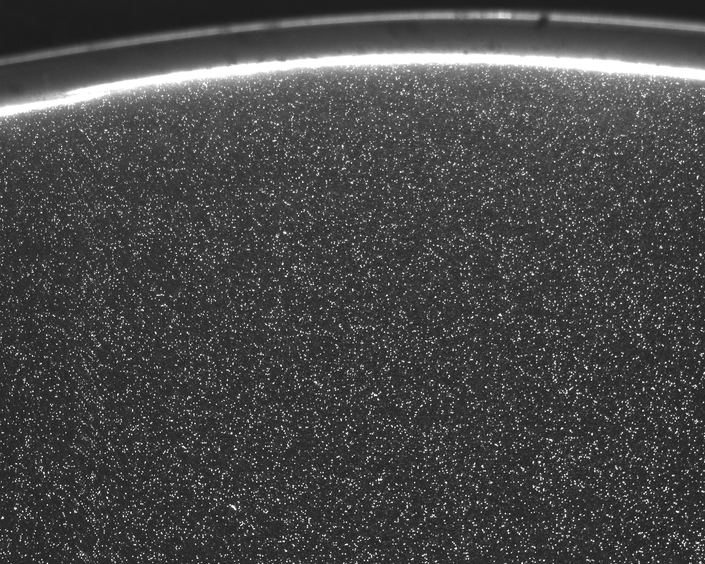
#> input picture PIV_1.bmp, 705 x 564 px, shrunk from 1280 x 1024 before the run
$ python PIV_Blood_Flow_Analysis.py
#> lines starting #> are read from the running program, lines starting #| are printed output that depends on the picture; long printed decimals are rounded

# PIV analysis for two grayscale BMP images (PIV_1.bmp then PIV_2.bmp)
# Requires: numpy, pandas, scipy, opencv-python, matplotlib, pillow
# Install: pip install numpy pandas scipy opencv-python matplotlib pillow
# Run in the folder containing PIV_1.bmp and PIV_2.bmp.

import os
try:
    import cv2
except ImportError:
    cv2 = None
import numpy as np
import pandas as pd
import matplotlib.pyplot as plt
from PIL import Image
from scipy.signal import fftconvolve
from scipy.ndimage import median_filter, gaussian_filter, distance_transform_edt

DT = 0.300
PIXEL_SIZE = 1.4e-6
RHO_BLOOD = 1060.0
MU_BLOOD = 0.0035
WINDOW = 64
OVERLAP = 32
Y_START = 160  # excludes the bright upper wall/boundary

def preprocess(im):
    if cv2 is not None:
        bg = cv2.GaussianBlur(im, (0, 0), sigmaX=12)
    else:
        bg = gaussian_filter(im, sigma=12)
    hp = im - bg
    lo, hi = np.percentile(hp, [1, 99.8])
    return np.clip((hp-lo)/(hi-lo+1e-12), 0, 1).astype(np.float32)

def subpixel(c, py, px):
    result = []
    for axis, idx in [(0, py), (1, px)]:
        p = [py, px]; pm = p.copy(); pp = p.copy()
        if idx <= 0 or idx >= c.shape[axis]-1:
            result.append(0.0); continue
        pm[axis] -= 1; pp[axis] += 1
        cm, c0, cp = float(c[tuple(pm)]), float(c[tuple(p)]), float(c[tuple(pp)])
        if min(cm,c0,cp) <= 0:
            delta = 0.0
        else:
            den = np.log(cm)-2*np.log(c0)+np.log(cp)
            delta = 0.5*(np.log(cm)-np.log(cp))/den if abs(den)>1e-12 else 0.0
        result.append(float(np.clip(delta,-1,1)))
    return result

def piv(a,b):
    step = WINDOW-OVERLAP
    ys = np.arange(Y_START, a.shape[0]-WINDOW+1, step)
    xs = np.arange(0, a.shape[1]-WINDOW+1, step)
    X,Y = np.meshgrid(xs+WINDOW/2, ys+WINDOW/2)
    du = np.full(X.shape,np.nan); dv = np.full(X.shape,np.nan)
    snr = np.full(X.shape,np.nan)
    hann = np.outer(np.hanning(WINDOW),np.hanning(WINDOW)).astype(np.float32)
    center = WINDOW-1; lim = WINDOW//2
    for j,y in enumerate(ys):
        for i,x in enumerate(xs):
            A=(a[y:y+WINDOW,x:x+WINDOW]-a[y:y+WINDOW,x:x+WINDOW].mean())*hann
            B=(b[y:y+WINDOW,x:x+WINDOW]-b[y:y+WINDOW,x:x+WINDOW].mean())*hann
            if A.std()<1e-6 or B.std()<1e-6: continue
            C=fftconvolve(B,A[::-1,::-1],mode="full")
            C[:center-lim,:]=0; C[center+lim+1:,:]=0
            C[:,:center-lim]=0; C[:,center+lim+1:]=0
            py,px=np.unravel_index(np.argmax(C),C.shape)
            dy_sub,dx_sub=subpixel(C,py,px)
            C2=C.copy()
            C2[max(0,py-2):py+3,max(0,px-2):px+3]=0
            du[j,i]=(px-center)+dx_sub
            dv[j,i]=(py-center)+dy_sub
            snr[j,i]=C[py,px]/(C2.max()+1e-12)
    return X,Y,du,dv,snr

def fill_invalid(arr, mask):
    out=arr.copy()
    out[~mask]=np.nan
    inds=distance_transform_edt(~mask,return_distances=False,return_indices=True)
    out[~mask]=out[tuple(ind[~mask] for ind in inds)]
    return out

file1 = "PIV_1.bmp" if os.path.exists("PIV_1.bmp") else "image1.bmp"
file2 = "PIV_2.bmp" if os.path.exists("PIV_2.bmp") else "Image2.bmp"
im1 = np.asarray(Image.open(file1).convert("L"), dtype=np.float32)
im2 = np.asarray(Image.open(file2).convert("L"), dtype=np.float32)
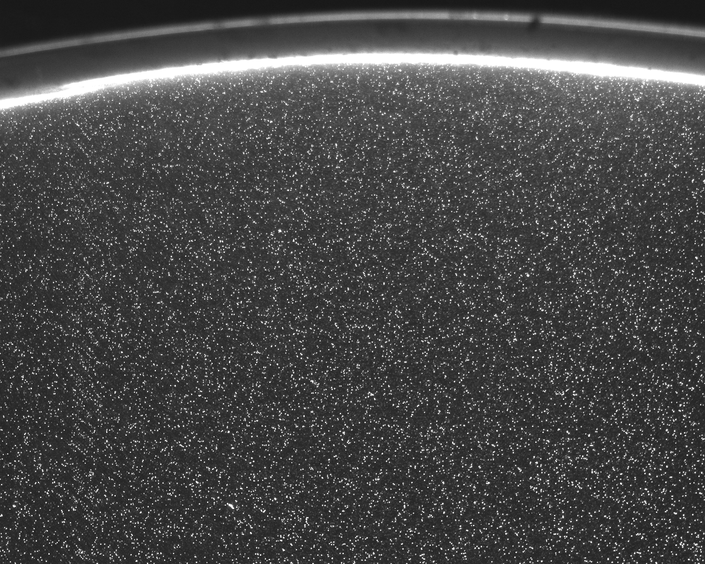
#> input picture PIV_2.bmp, 705 x 564 px, shrunk from 1280 x 1024 before the run
if im1.shape != im2.shape: raise ValueError("Image dimensions differ.")
a,b=preprocess(im1),preprocess(im2)
#> in preprocess, `hp = im - bg`:
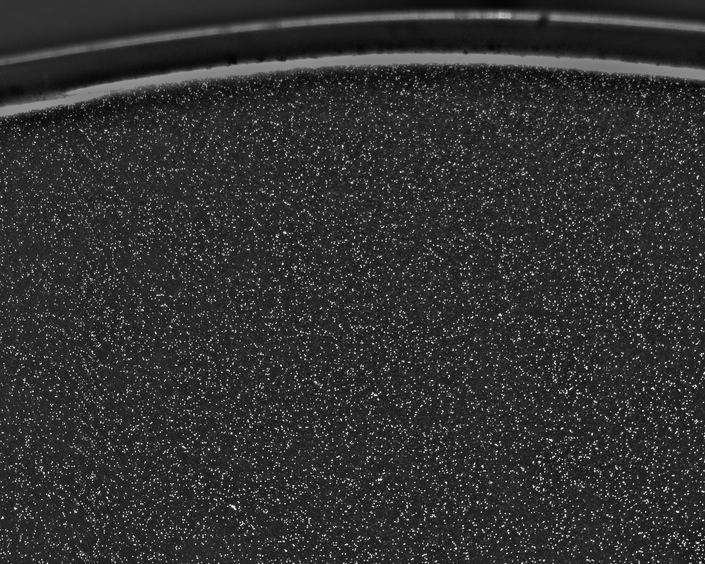
#> hp: shape (564, 705) float32; min -49.5, max 202.8, mean 0; drawn with min black and max white
#> in preprocess, `lo, hi = np.percentile(hp, [1, 99.8])`: lo = -33.5; hi = 165.9
#> in preprocess (call 2), `hp = im - bg`:
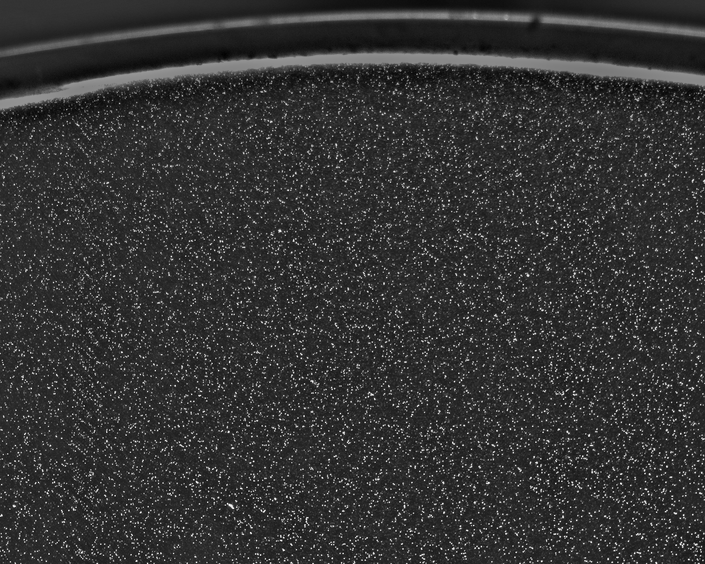
#> hp: shape (564, 705) float32; min -51.38, max 200.9, mean 0; drawn with min black and max white
#> in preprocess (call 2), `lo, hi = np.percentile(hp, [1, 99.8])`: lo = -33.27; hi = 165.7
H,W=im1.shape
#> H = 564; W = 705
Xpx,Ypx,du,dv,snr=piv(a,b)
#> after the loop in piv, `for j,y in enumerate(ys):`:
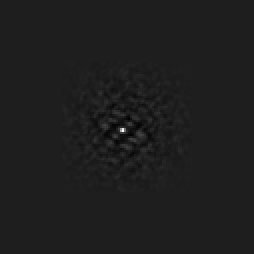
#> C: shape (127, 127) float32 (shown 2 times larger); min -1.89, max 13.95, mean -8.51e-06; drawn with min black and max white
#> after the loop in piv, `for j,y in enumerate(ys):`:
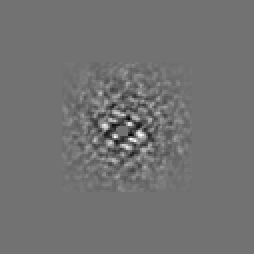
#> C2: shape (127, 127) float32 (shown 2 times larger); min -1.89, max 2.34, mean -0.00363; drawn with min black and max white

valid=np.isfinite(du)&np.isfinite(dv)&(snr>=1.3)
mu_u=median_filter(np.nan_to_num(du,nan=0),size=3)
mu_v=median_filter(np.nan_to_num(dv,nan=0),size=3)
valid &= (np.abs(du-mu_u)<5)&(np.abs(dv-mu_v)<5)
du=gaussian_filter(fill_invalid(du,valid),sigma=0.8)
dv=gaussian_filter(fill_invalid(dv,valid),sigma=0.8)

dx=(WINDOW-OVERLAP)*PIXEL_SIZE
dy=dx
X=Xpx*PIXEL_SIZE
Y=(H-Ypx)*PIXEL_SIZE
U=du*PIXEL_SIZE/DT
V=-dv*PIXEL_SIZE/DT
Wcomp=np.zeros_like(U)
speed=np.sqrt(U**2+V**2+Wcomp**2)

dUdx=np.gradient(U,dx,axis=1)
dUdy=-np.gradient(U,dy,axis=0)
dVdx=np.gradient(V,dx,axis=1)
dVdy=-np.gradient(V,dy,axis=0)

Exx=dUdx; Eyy=dVdy; Exy=0.5*(dUdy+dVdx)
Ezz=np.zeros_like(U)
strain_mag=np.sqrt(Exx**2+Eyy**2+2*Exy**2)

Txx=2*MU_BLOOD*Exx
Tyy=2*MU_BLOOD*Eyy
Txy=2*MU_BLOOD*Exy
Tzz=np.zeros_like(U)
stress_mag=np.sqrt(Txx**2+Tyy**2+2*Txy**2)

out="PIV_Blood_Flow_Output"
os.makedirs(out,exist_ok=True)
data=pd.DataFrame({
 "x_mm":(X*1e3).ravel(),"y_mm":(Y*1e3).ravel(),
 "SNR":snr.ravel(),"valid_vector":valid.ravel(),
 "U_m_s":U.ravel(),"V_m_s":V.ravel(),"W_m_s_assumed":Wcomp.ravel(),
 "speed_m_s":speed.ravel(),"Exx_s-1":Exx.ravel(),"Eyy_s-1":Eyy.ravel(),
 "Exy_s-1":Exy.ravel(),"Ezz_s-1_assumed":Ezz.ravel(),
 "strain_rate_magnitude_s-1":strain_mag.ravel(),
 "tau_xx_Pa":Txx.ravel(),"tau_yy_Pa":Tyy.ravel(),"tau_xy_Pa":Txy.ravel(),
 "tau_zz_Pa_assumed":Tzz.ravel(),"viscous_stress_magnitude_Pa":stress_mag.ravel()
})
#> data = table of 231 rows and 18 columns
data.to_csv(os.path.join(out,"PIV_Blood_Flow_Results.csv"),index=False)

def plot(data,title,label,name,symmetric=False):
    fig,ax=plt.subplots(figsize=(8,6))
    if symmetric:
        lim=max(np.nanpercentile(np.abs(data),98),1e-12)
        im=ax.pcolormesh(X*1e3,Y*1e3,data,shading="auto",cmap="coolwarm",vmin=-lim,vmax=lim)
    else:
        im=ax.pcolormesh(X*1e3,Y*1e3,data,shading="auto",cmap="turbo")
    fig.colorbar(im,ax=ax,label=label)
    ax.set(xlabel="x (mm)",ylabel="y (mm, positive upward)",title=title)
    ax.set_aspect("equal",adjustable="box"); fig.tight_layout()
    fig.savefig(os.path.join(out,name),dpi=220); plt.close(fig)

plot(U,"Horizontal velocity U","U (m/s)","U_velocity.png",True)
#> in plot, `lim=max(np.nanpercentile(np.abs(data),98),1e-12)`: lim = 2.64e-05
plot(V,"Vertical velocity V","V (m/s)","V_velocity.png",True)
plot(Wcomp,"Out-of-plane velocity W (assumed zero)","W (m/s)","W_assumed_zero.png")
plot(speed,"Velocity magnitude","|V| (m/s)","velocity_magnitude.png")
plot(Exx,"Normal strain rate Exx","Exx (s-1)","Exx.png",True)
plot(Eyy,"Normal strain rate Eyy","Eyy (s-1)","Eyy.png",True)
plot(Exy,"Shear strain rate Exy","Exy (s-1)","Exy.png",True)
plot(strain_mag,"Strain-rate magnitude","s-1","strain_magnitude.png")
plot(Txx,"Viscous stress tau_xx","Pa","tau_xx.png",True)
plot(Tyy,"Viscous stress tau_yy","Pa","tau_yy.png",True)
#> in plot (call 10), `lim=max(np.nanpercentile(np.abs(data),98),1e-12)`: lim = 0.000273
#> in plot (call 10), `fig.savefig(os.path.join(out, name), dpi=220)`:
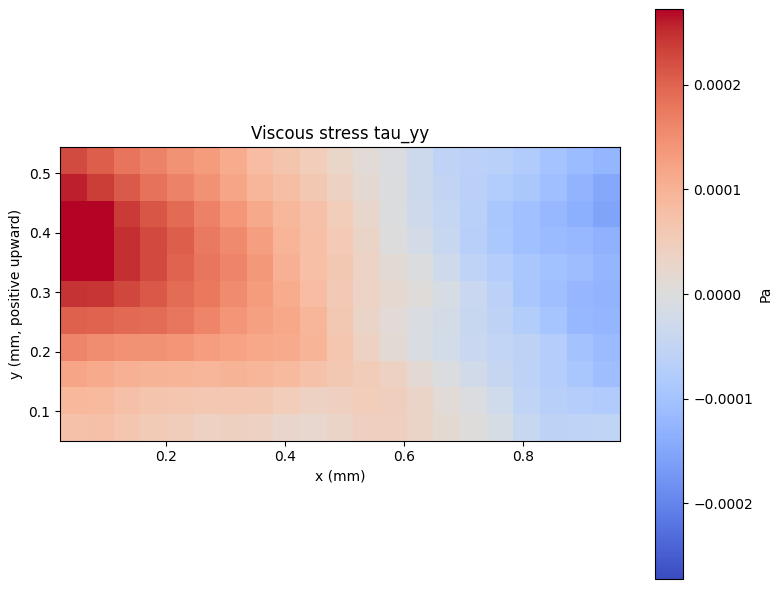
#> figure drawn by matplotlib, 2 panels
plot(Txy,"Viscous shear stress tau_xy","Pa","tau_xy.png",True)
plot(stress_mag,"Viscous stress magnitude","Pa","stress_magnitude.png")

fig,ax=plt.subplots(figsize=(9,6))
q=ax.quiver(X*1e3,Y*1e3,U,V,speed,cmap="turbo")
fig.colorbar(q,ax=ax,label="Speed (m/s)")
ax.set(xlabel="x (mm)",ylabel="y (mm)",title="PIV velocity vectors")
ax.set_aspect("equal",adjustable="box"); fig.tight_layout()
fig.savefig(os.path.join(out,"velocity_vectors.png"),dpi=220); plt.close(fig)
#> after `fig.savefig(os.path.join(out, 'velocity_vectors.png'), dpi=220)`:
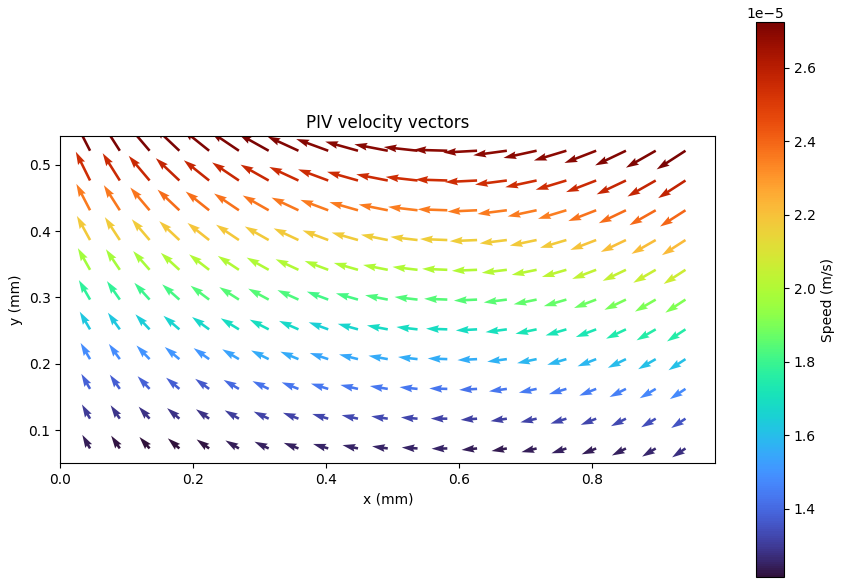
#> figure drawn by matplotlib, 2 panels

print("Valid vectors:",valid.sum(),"/",valid.size)
#| Valid vectors: 231 / 231
print("Median speed (mm/s):",np.median(speed)*1e3)
#| Median speed (mm/s): 0.0184
print("Maximum speed (mm/s):",np.max(speed)*1e3)
#| Maximum speed (mm/s): 0.02725
print("Saved results in:",out)
